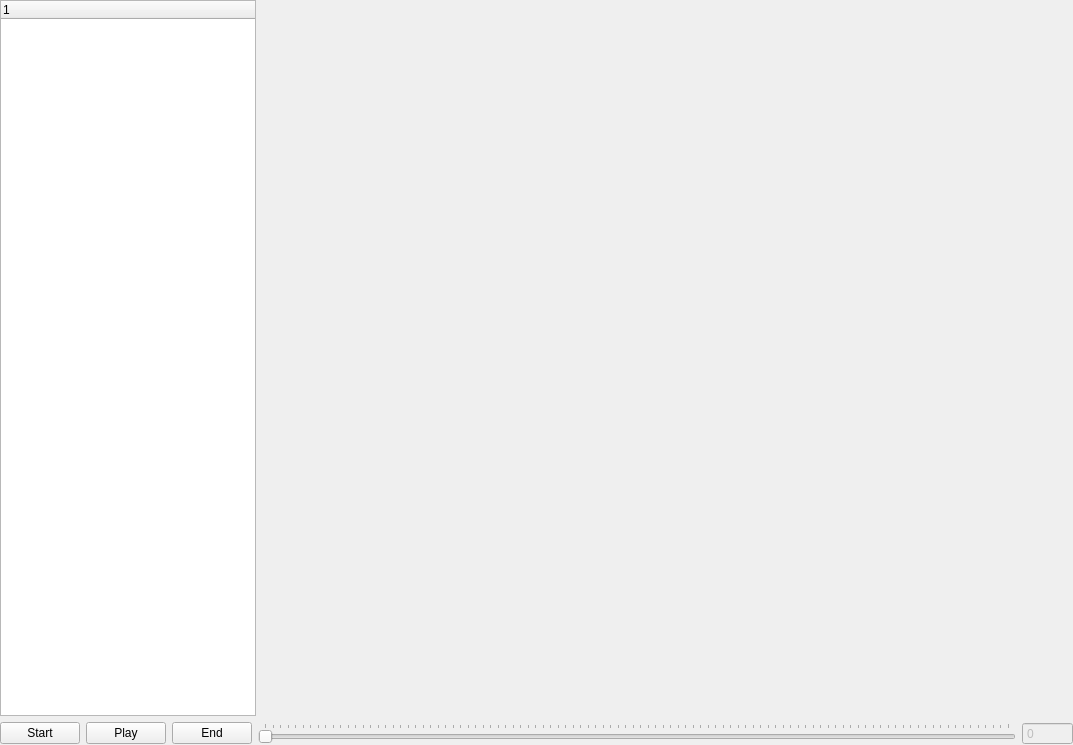
<?xml version="1.0" encoding="UTF-8"?>
<!--
 Copyright ©2017 Brian Curless.  All rights reserved.  Permission is hereby
 granted to students registered for University of Washington CSE 457 or CSE
 557 for use solely during Autumn Quarter 2017 for purposes of the course.
 No other use, copying, distribution, or modification is permitted without
 prior written consent. Copyrights for third-party components of this work
 must be honored.  Instructors interested in reusing these course materials
 should contact the author.
 -->
<ui version="4.0">
 <class>AnimationWidget</class>
 <widget class="QWidget" name="AnimationWidget">
  <property name="geometry">
   <rect>
    <x>0</x>
    <y>0</y>
    <width>1073</width>
    <height>745</height>
   </rect>
  </property>
  <property name="windowTitle">
   <string>Form</string>
  </property>
  <layout class="QVBoxLayout" name="animation_layout">
   <property name="leftMargin">
    <number>0</number>
   </property>
   <property name="topMargin">
    <number>0</number>
   </property>
   <property name="rightMargin">
    <number>0</number>
   </property>
   <property name="bottomMargin">
    <number>0</number>
   </property>
   <item>
    <layout class="QHBoxLayout" name="curves_layout">
     <property name="spacing">
      <number>0</number>
     </property>
     <item>
      <widget class="QTreeWidget" name="properties_view">
       <property name="sizePolicy">
        <sizepolicy hsizetype="Minimum" vsizetype="Expanding">
         <horstretch>0</horstretch>
         <verstretch>0</verstretch>
        </sizepolicy>
       </property>
       <property name="minimumSize">
        <size>
         <width>150</width>
         <height>0</height>
        </size>
       </property>
       <column>
        <property name="text">
         <string notr="true">1</string>
        </property>
       </column>
      </widget>
     </item>
     <item>
      <widget class="CurvesPlot" name="curves_plot" native="true">
       <property name="sizePolicy">
        <sizepolicy hsizetype="Expanding" vsizetype="Expanding">
         <horstretch>0</horstretch>
         <verstretch>0</verstretch>
        </sizepolicy>
       </property>
       <property name="minimumSize">
        <size>
         <width>0</width>
         <height>0</height>
        </size>
       </property>
      </widget>
     </item>
    </layout>
   </item>
   <item>
    <layout class="QHBoxLayout" name="playback_layout">
     <item>
      <widget class="QPushButton" name="start_button">
       <property name="text">
        <string>Start</string>
       </property>
      </widget>
     </item>
     <item>
      <widget class="QPushButton" name="play_button">
       <property name="text">
        <string>Play</string>
       </property>
      </widget>
     </item>
     <item>
      <widget class="QPushButton" name="end_button">
       <property name="text">
        <string>End</string>
       </property>
      </widget>
     </item>
     <item>
      <widget class="QSlider" name="seekbar">
       <property name="orientation">
        <enum>Qt::Horizontal</enum>
       </property>
       <property name="tickPosition">
        <enum>QSlider::TicksAbove</enum>
       </property>
      </widget>
     </item>
     <item>
      <widget class="QSpinBox" name="frame_display">
       <property name="enabled">
        <bool>false</bool>
       </property>
       <property name="readOnly">
        <bool>false</bool>
       </property>
       <property name="buttonSymbols">
        <enum>QAbstractSpinBox::NoButtons</enum>
       </property>
       <property name="maximum">
        <number>1000000</number>
       </property>
      </widget>
     </item>
    </layout>
   </item>
  </layout>
 </widget>
 <customwidgets>
  <customwidget>
   <class>CurvesPlot</class>
   <extends>QWidget</extends>
   <header location="global">animation/curvesplot.h</header>
   <container>1</container>
  </customwidget>
 </customwidgets>
 <resources/>
 <connections/>
</ui>
